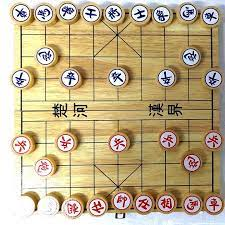
#> input picture image/hinhanh.jpg, 225 x 225 px
$ python assignment4.py
#> lines starting #> are read from the running program, lines starting #| are printed output that depends on the picture; after the words box and inside, x2 and y2 are one past the last pixel; in counts of white or black regions, pixels touching at a corner belong together
import cv2


img = cv2.imread('image/hinhanh.jpg', 0)
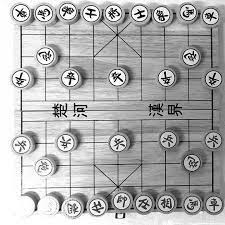
#> img: shape (225, 225); min 0, max 255, mean 175
img = cv2.medianBlur(img, 5)
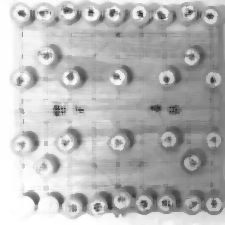
#> img: shape (225, 225); min 27, max 255, mean 181.9

ret, th1 = cv2.threshold(img, 127, 255, cv2.THRESH_BINARY)
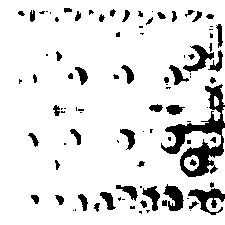
#> th1: shape (225, 225); 88.1% white; 95 black regions (45 under 20 px), largest, box (x1, y1, x2, y2) and area: (161, 84, 225, 177) 1896, (188, 188, 225, 215) 437, (163, 184, 184, 211) 323
th2 = cv2.adaptiveThreshold(img, 255, cv2.ADAPTIVE_THRESH_MEAN_C,
                            cv2.THRESH_BINARY, 11, 2)
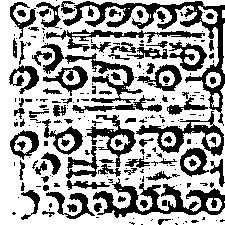
#> th2: shape (225, 225); 64% white; 235 black regions (146 under 20 px), largest, box (x1, y1, x2, y2) and area: (63, 1, 225, 126) 2608, (93, 178, 225, 218) 1905, (136, 111, 224, 156) 1106
th3 = cv2.adaptiveThreshold(img, 255, cv2.ADAPTIVE_THRESH_GAUSSIAN_C,
                            cv2.THRESH_BINARY, 11, 2)
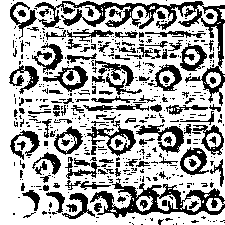
#> th3: shape (225, 225); 67% white; 521 black regions (399 under 20 px), largest, box (x1, y1, x2, y2) and area: (35, 1, 225, 106) 2604, (90, 178, 225, 218) 1795, (87, 120, 136, 156) 525
th4 = cv2.adaptiveThreshold(img, 255,
                            cv2.ADAPTIVE_THRESH_GAUSSIAN_C, cv2.THRESH_BINARY_INV, 21, 4)
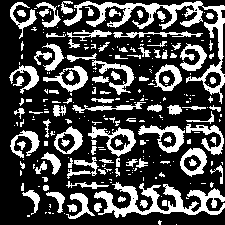
#> th4: shape (225, 225); 29.1% white; 268 white regions (168 under 20 px), largest, box (x1, y1, x2, y2) and area: (63, 1, 225, 104) 2259, (94, 182, 225, 218) 1798, (138, 125, 185, 153) 498
th5 = cv2.adaptiveThreshold(img, 255, cv2.ADAPTIVE_THRESH_GAUSSIAN_C,
                            cv2.THRESH_BINARY, 71, 2)
#> th5: shape (225, 225); 62.4% white; 105 black regions (68 under 20 px), largest, box (x1, y1, x2, y2) and area: (10, 1, 225, 177) 9994, (95, 177, 225, 218) 2444, (43, 43, 154, 95) 1770
th6 = cv2.adaptiveThreshold(img, 255, cv2.ADAPTIVE_THRESH_GAUSSIAN_C,
                            cv2.THRESH_BINARY, 101, 4)
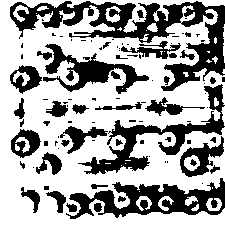
#> th6: shape (225, 225); 64% white; 94 black regions (53 under 20 px), largest, box (x1, y1, x2, y2) and area: (10, 1, 225, 91) 5551, (66, 178, 225, 219) 2947, (78, 84, 225, 175) 2626
titles = ['Original Image', 'Global Thresholding (v = 127)',
          'Adaptive Mean Thresholding', 'Adaptive Gaussian Thresholding', 'AdaptiveGaussianThresholding 20', 'AdaptiveGaussianThresholding 30', 'AdaptiveGaussianThresholding 40']
images = [img, th1, th2, th3, th4, th5, th6]
xrange = [0, 1, 2, 3, 4, 5, 6]

for i in xrange:
    # plt.subplot(3, 3, i+1), plt.imshow(images[i], 'gray')
    # plt.title(titles[i])
    # plt.xticks([]), plt.yticks([])
    cv2.imshow(titles[i], images[i])
cv2.waitKey(0)
cv2.destroyAllWindows()

$ run again, with image/image.jpg copied over image/hinhanh.jpg
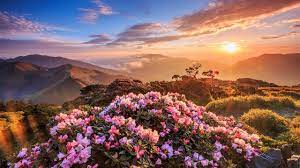
#> input picture image/image.jpg, 300 x 168 px
#> `ret, th1 = cv2.threshold(img, 127, 255, cv2.THRESH_BINARY)`:
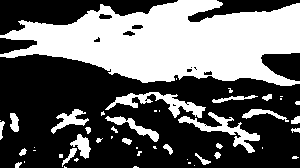
#> th1: shape (168, 300); 40% white; 49 white regions (25 under 20 px), largest, box (x1, y1, x2, y2) and area: (0, 0, 300, 86) 16256, (105, 92, 206, 118) 838, (178, 112, 260, 153) 809
#> th2: shape (168, 300); 53.8% white; 142 black regions (91 under 20 px), largest, box (x1, y1, x2, y2) and area: (0, 76, 278, 168) 9568, (0, 54, 113, 97) 1569, (177, 99, 300, 128) 1414
#> th3: shape (168, 300); 61.3% white; 345 black regions (274 under 20 px), largest, box (x1, y1, x2, y2) and area: (45, 76, 300, 161) 5079, (0, 100, 87, 168) 1667, (148, 131, 269, 168) 1601
#> th4: shape (168, 300); 37.1% white; 144 white regions (86 under 20 px), largest, box (x1, y1, x2, y2) and area: (70, 99, 268, 168) 4505, (0, 101, 86, 168) 2054, (46, 76, 212, 118) 1867
#> th5: shape (168, 300); 50.5% white; 51 black regions (25 under 20 px), largest, box (x1, y1, x2, y2) and area: (0, 54, 300, 168) 8593, (70, 99, 300, 168) 6039, (0, 0, 99, 26) 1764
#> `th6 = cv2.adaptiveThreshold(img, 255, cv2.ADAPTIVE_THRESH_GAUSSIAN_C, ..`:
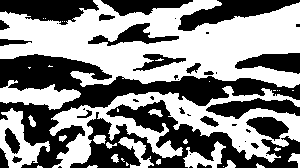
#> th6: shape (168, 300); 53.3% white; 42 black regions (19 under 20 px), largest, box (x1, y1, x2, y2) and area: (0, 54, 300, 168) 8687, (70, 100, 300, 168) 5944, (178, 0, 300, 31) 1672

$ run again, with image/img2.jpg copied over image/hinhanh.jpg
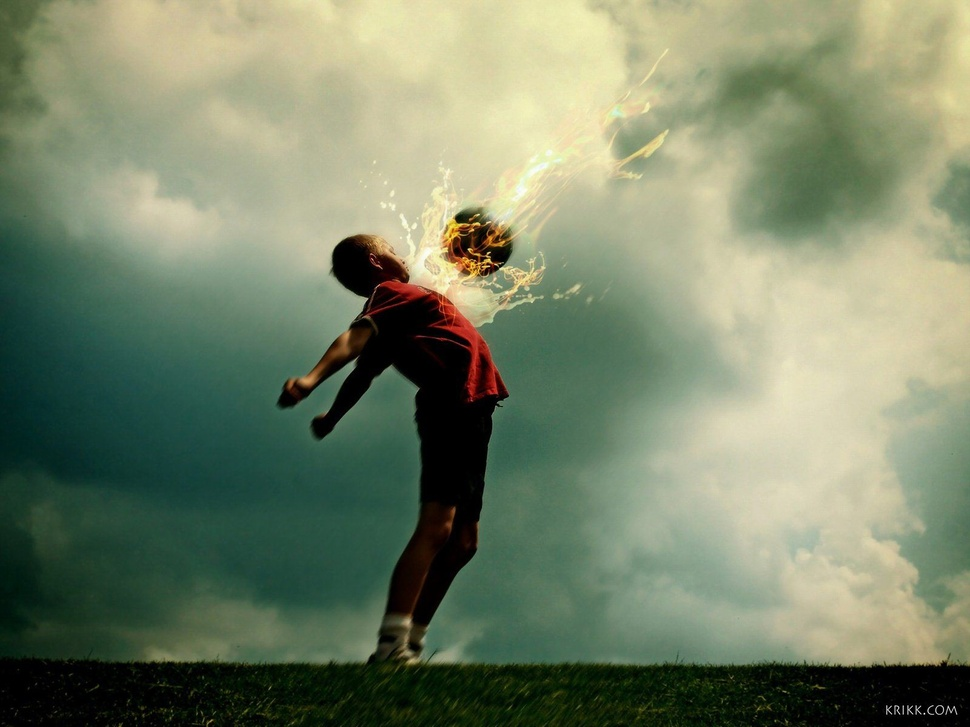
#> input picture image/img2.jpg, 970 x 727 px, shrunk from 1600 x 1200 before the run
#> `ret, th1 = cv2.threshold(img, 127, 255, cv2.THRESH_BINARY)`:
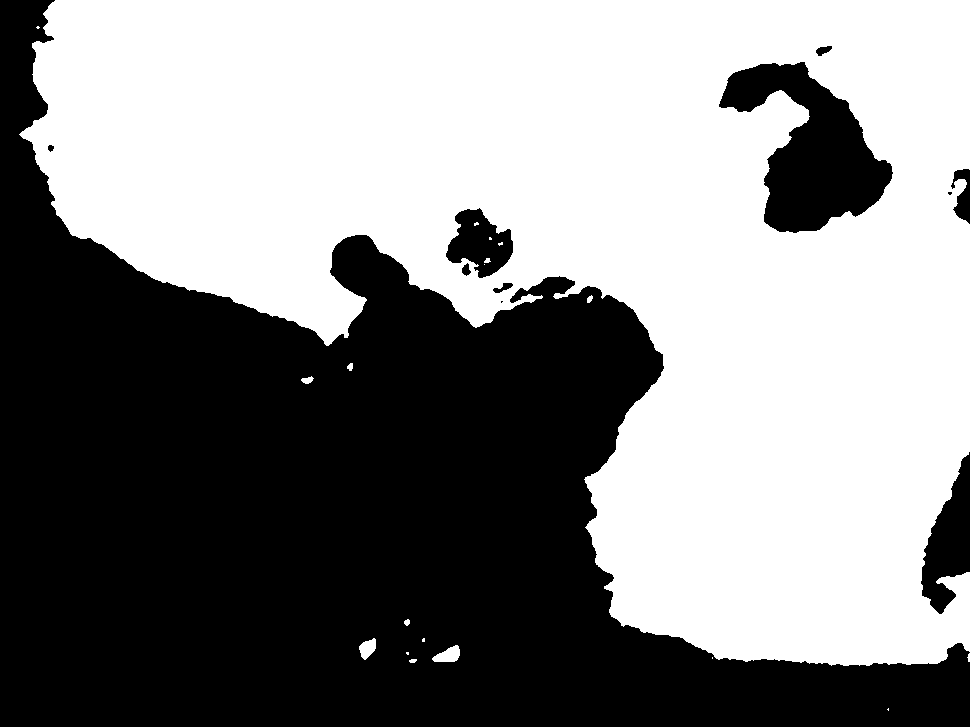
#> th1: shape (727, 970); 52.9% white; 11 black regions (2 under 20 px), largest, box (x1, y1, x2, y2) and area: (0, 0, 970, 727) 309373, (719, 62, 893, 233) 14777, (921, 452, 970, 614) 4306
#> th2: shape (727, 970); 88.7% white; 3632 black regions (3163 under 20 px), largest, box (x1, y1, x2, y2) and area: (45, 235, 509, 686) 13575, (406, 660, 970, 709) 6216, (371, 257, 591, 336) 2838
#> th3: shape (727, 970); 94.1% white; 2545 black regions (2259 under 20 px), largest, box (x1, y1, x2, y2) and area: (73, 234, 427, 679) 7462, (457, 652, 970, 696) 3341, (391, 370, 509, 668) 2111
#> th4: shape (727, 970); 5.1% white; 715 white regions (525 under 20 px), largest, box (x1, y1, x2, y2) and area: (45, 235, 428, 675) 9006, (408, 661, 970, 689) 4502, (408, 371, 509, 657) 2563
#> th5: shape (727, 970); 70% white; 1693 black regions (1334 under 20 px), largest, box (x1, y1, x2, y2) and area: (0, 235, 970, 727) 60343, (603, 0, 906, 248) 20077, (478, 155, 673, 408) 10056
#> `th6 = cv2.adaptiveThreshold(img, 255, cv2.ADAPTIVE_THRESH_GAUSSIAN_C, ..`:
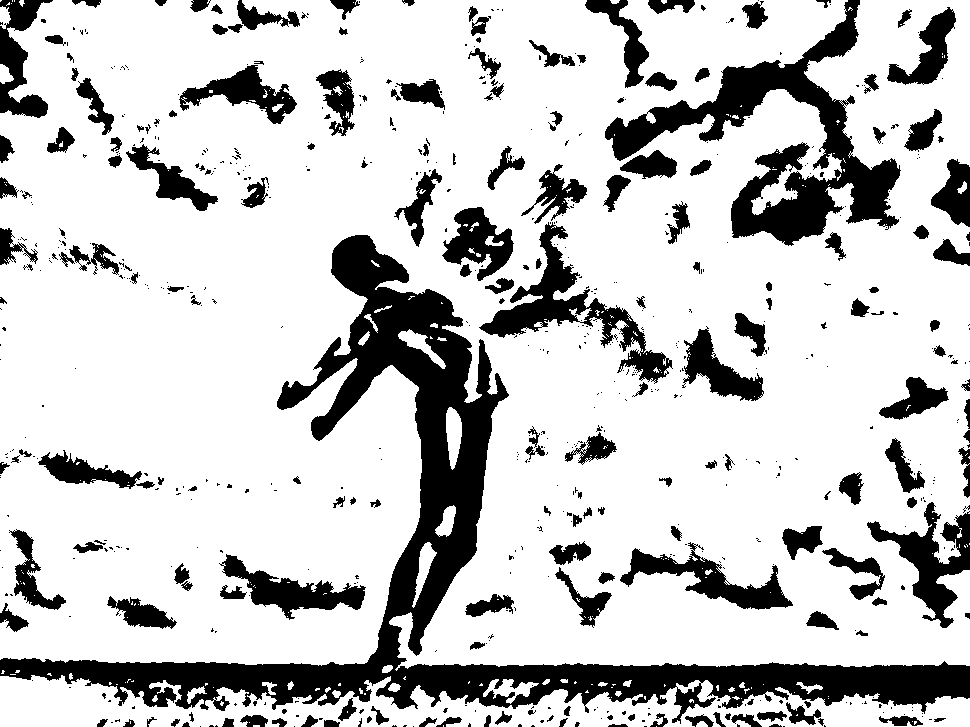
#> th6: shape (727, 970); 78.3% white; 687 black regions (488 under 20 px), largest, box (x1, y1, x2, y2) and area: (0, 235, 970, 724) 59718, (605, 0, 901, 246) 18826, (479, 222, 673, 384) 6347
